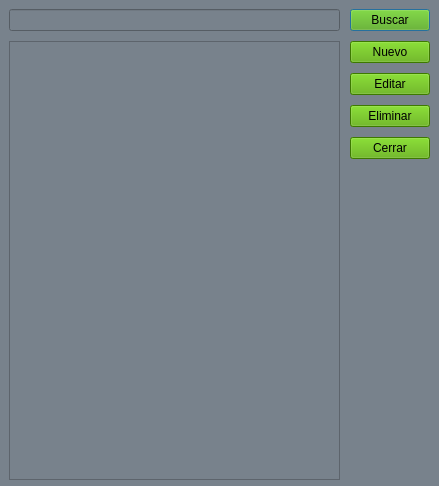
<?xml version="1.0" encoding="UTF-8"?>
<ui version="4.0">
 <class>dialog_clubs</class>
 <widget class="QDialog" name="dialog_clubs">
  <property name="geometry">
   <rect>
    <x>0</x>
    <y>0</y>
    <width>439</width>
    <height>486</height>
   </rect>
  </property>
  <property name="windowTitle">
   <string>Listado de clubes</string>
  </property>
  <property name="styleSheet">
   <string notr="true">background-color: rgb(120, 130, 140);</string>
  </property>
  <property name="modal">
   <bool>true</bool>
  </property>
  <widget class="QWidget" name="gridLayoutWidget">
   <property name="geometry">
    <rect>
     <x>9</x>
     <y>9</y>
     <width>421</width>
     <height>471</height>
    </rect>
   </property>
   <layout class="QGridLayout" name="gridLayout">
    <property name="sizeConstraint">
     <enum>QLayout::SetMaximumSize</enum>
    </property>
    <property name="spacing">
     <number>10</number>
    </property>
    <item row="0" column="1">
     <widget class="QLineEdit" name="line_search_clubes"/>
    </item>
    <item row="0" column="2">
     <widget class="QPushButton" name="btn_search_clubes">
      <property name="autoFillBackground">
       <bool>false</bool>
      </property>
      <property name="styleSheet">
       <string notr="true">background-color: rgb(85, 170, 0);</string>
      </property>
      <property name="text">
       <string>Buscar</string>
      </property>
      <property name="default">
       <bool>false</bool>
      </property>
      <property name="flat">
       <bool>false</bool>
      </property>
     </widget>
    </item>
    <item row="1" column="2">
     <layout class="QVBoxLayout" name="verticalLayout">
      <item>
       <widget class="QPushButton" name="btn_new_club">
        <property name="autoFillBackground">
         <bool>false</bool>
        </property>
        <property name="styleSheet">
         <string notr="true">background-color: rgb(85, 170, 0);</string>
        </property>
        <property name="text">
         <string>Nuevo</string>
        </property>
        <property name="default">
         <bool>false</bool>
        </property>
        <property name="flat">
         <bool>false</bool>
        </property>
       </widget>
      </item>
      <item>
       <widget class="QPushButton" name="btn_edit_club">
        <property name="autoFillBackground">
         <bool>false</bool>
        </property>
        <property name="styleSheet">
         <string notr="true">background-color: rgb(85, 170, 0);</string>
        </property>
        <property name="text">
         <string>Editar</string>
        </property>
        <property name="flat">
         <bool>false</bool>
        </property>
       </widget>
      </item>
      <item>
       <widget class="QPushButton" name="btn_delete_club">
        <property name="autoFillBackground">
         <bool>false</bool>
        </property>
        <property name="styleSheet">
         <string notr="true">background-color: rgb(85, 170, 0);</string>
        </property>
        <property name="text">
         <string>Eliminar</string>
        </property>
        <property name="flat">
         <bool>false</bool>
        </property>
       </widget>
      </item>
      <item>
       <widget class="QPushButton" name="btn_close_club">
        <property name="autoFillBackground">
         <bool>false</bool>
        </property>
        <property name="styleSheet">
         <string notr="true">background-color: rgb(85, 170, 0);</string>
        </property>
        <property name="text">
         <string>Cerrar</string>
        </property>
        <property name="flat">
         <bool>false</bool>
        </property>
       </widget>
      </item>
      <item>
       <spacer name="verticalSpacer">
        <property name="orientation">
         <enum>Qt::Vertical</enum>
        </property>
        <property name="sizeHint" stdset="0">
         <size>
          <width>20</width>
          <height>40</height>
         </size>
        </property>
       </spacer>
      </item>
     </layout>
    </item>
    <item row="1" column="1">
     <widget class="QTableView" name="table_list_clubes">
      <property name="editTriggers">
       <set>QAbstractItemView::AnyKeyPressed|QAbstractItemView::EditKeyPressed</set>
      </property>
      <property name="selectionMode">
       <enum>QAbstractItemView::SingleSelection</enum>
      </property>
      <property name="selectionBehavior">
       <enum>QAbstractItemView::SelectRows</enum>
      </property>
     </widget>
    </item>
   </layout>
  </widget>
 </widget>
 <resources>
  <include location="../resources.qrc"/>
 </resources>
 <connections/>
</ui>
